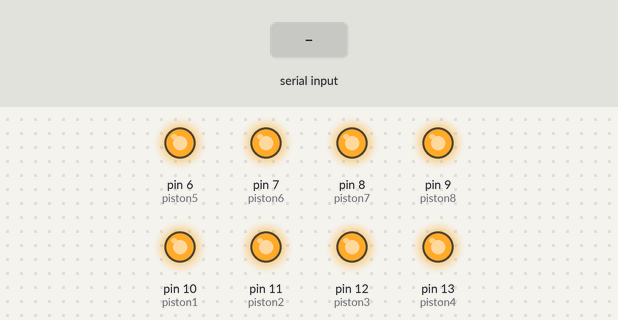
The sketch below on a simulated Arduino Uno, built with avr-gcc and run on an emulated ATmega328P. On the bench: output pins drawn as LEDs (lit = HIGH). Inputs (shaded band) come from the test bench.

Above: at 1.2 s.
1.3 s: "1" received over Serial
At 1.7 s:
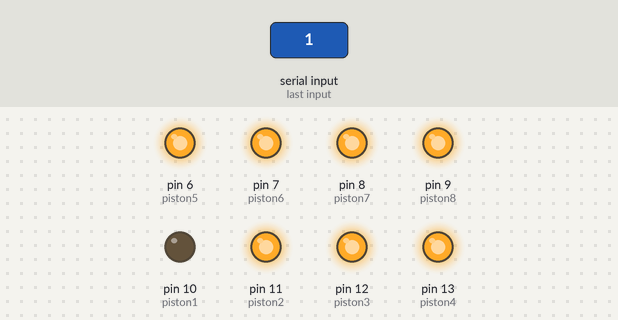
2.8 s: "3" received over Serial
At 4.0 s:
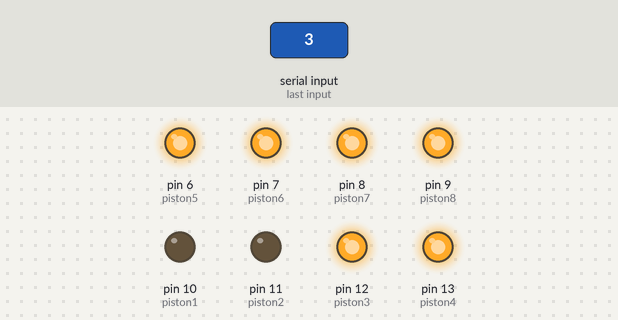
4.3 s: "2" received over Serial
At 5.2 s:
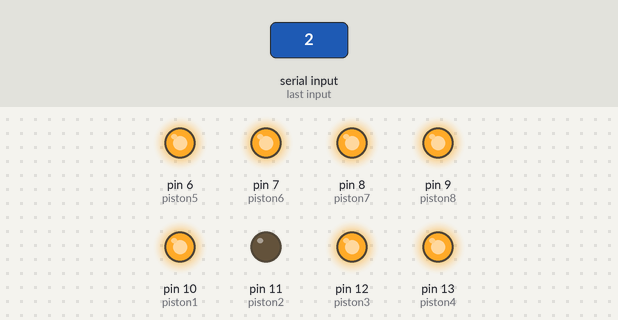
5.8 s: "5" received over Serial
At 6.3 s:
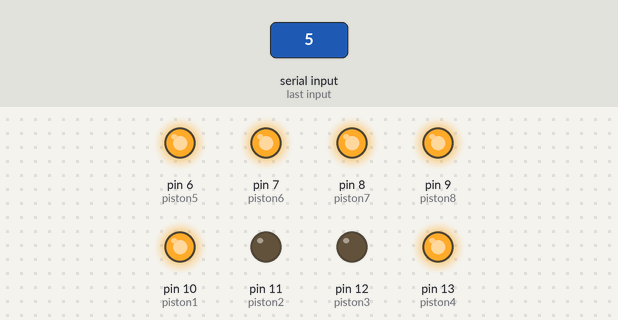
7.3 s: "4" received over Serial
At 8.5 s:
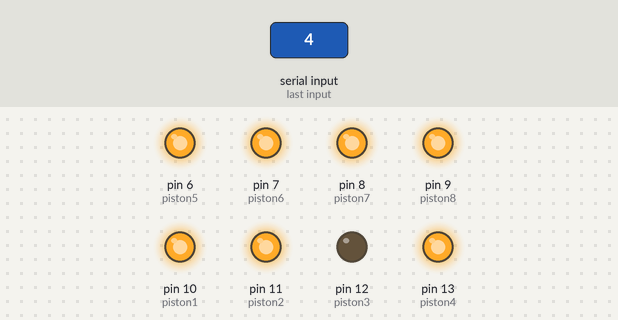
8.8 s: "7" received over Serial
At 9.8 s:
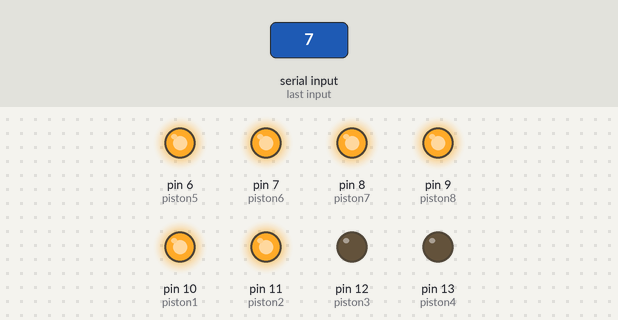
Timing chart, 0 to 11.3 s (numbered marks = the images above; inputs shaded):
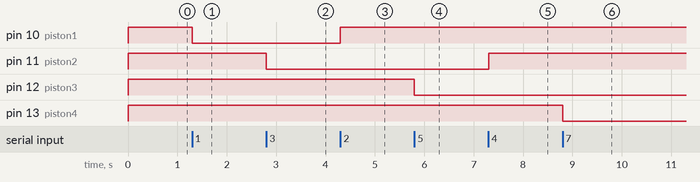

The sketch:

control_master.ino
```cpp
int option;
int piston1 = 10;
int piston2 = 11;
int piston3 = 12;
int piston4 = 13;
int piston5 = 6;
int piston6 = 7;
int piston7 = 8;
int piston8 = 9;

void setup()
{
  Serial.begin(9600);
  pinMode(piston1, OUTPUT);
  pinMode(piston2, OUTPUT);
  pinMode(piston3, OUTPUT);
  pinMode(piston4, OUTPUT);
  pinMode(piston5, OUTPUT);
  pinMode(piston6, OUTPUT);
  pinMode(piston7, OUTPUT);
  pinMode(piston8, OUTPUT);
  digitalWrite(piston1, HIGH);
  digitalWrite(piston2, HIGH);
  digitalWrite(piston3, HIGH);
  digitalWrite(piston4, HIGH);
  digitalWrite(piston5, HIGH);
  digitalWrite(piston6, HIGH);
  digitalWrite(piston7, HIGH);
  digitalWrite(piston8, HIGH);
}

void loop()
{
  if (Serial.available()>0)
  {
    option=Serial.read();
    if(option=='1')
    {
      digitalWrite(piston1, LOW);
    }
    if(option=='2')
    {
      digitalWrite(piston1, HIGH);
    }
    if(option=='3')
    {
      digitalWrite(piston2, LOW);
    }
    if(option=='4')
    {
      digitalWrite(piston2, HIGH);
    }
    if(option=='5')
    {
      digitalWrite(piston3, LOW);
    }
    if(option=='6')
    {
      digitalWrite(piston3, HIGH);
    }
    if(option=='7')
    {
      digitalWrite(piston4, LOW);
    }
    if(option=='8')
    {
      digitalWrite(piston4, HIGH);
    }
  }
  option=0;
}
```

Measured:
- after the input at 1.3 s, pin 10 (piston1): HIGH → LOW at once
- after the input at 2.8 s, pin 11 (piston2): HIGH → LOW at once
- after the input at 4.3 s, pin 10 (piston1): LOW → HIGH at once
- after the input at 5.8 s, pin 12 (piston3): HIGH → LOW at once
- after the input at 7.3 s, pin 11 (piston2): LOW → HIGH at once
- after the input at 8.8 s, pin 13 (piston4): HIGH → LOW at once
